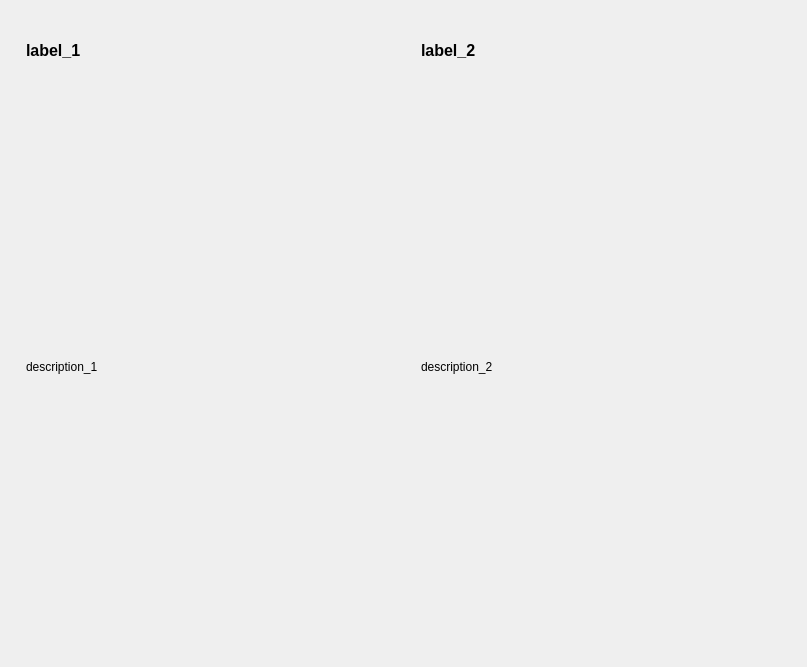
         <widget class="QWidget" name="scrollAreaWidgetContents_3">
          <property name="geometry">
           <rect>
            <x>0</x>
            <y>0</y>
            <width>807</width>
            <height>667</height>
           </rect>
          </property>
          <layout class="QGridLayout" name="gridLayout_8">
           <item row="0" column="0">
            <widget class="QWidget" name="widget_6" native="true">
             <layout class="QGridLayout" name="gridLayout_9">
              <item row="1" column="0">
               <widget class="QLabel" name="H_description_1">
                <property name="font">
                 <font>
                  <pointsize>9</pointsize>
                 </font>
                </property>
                <property name="text">
                 <string>description_1</string>
                </property>
                <property name="wordWrap">
                 <bool>true</bool>
                </property>
               </widget>
              </item>
              <item row="0" column="0">
               <widget class="QLabel" name="H_label_1">
                <property name="minimumSize">
                 <size>
                  <width>360</width>
                  <height>20</height>
                 </size>
                </property>
                <property name="maximumSize">
                 <size>
                  <width>360</width>
                  <height>60</height>
                 </size>
                </property>
                <property name="font">
                 <font>
                  <pointsize>12</pointsize>
                  <weight>75</weight>
                  <italic>false</italic>
                  <bold>true</bold>
                  <underline>false</underline>
                  <strikeout>false</strikeout>
                  <kerning>true</kerning>
                 </font>
                </property>
                <property name="mouseTracking">
                 <bool>false</bool>
                </property>
                <property name="tabletTracking">
                 <bool>false</bool>
                </property>
                <property name="acceptDrops">
                 <bool>false</bool>
                </property>
                <property name="toolTipDuration">
                 <number>-1</number>
                </property>
                <property name="layoutDirection">
                 <enum>Qt::LeftToRight</enum>
                </property>
                <property name="text">
                 <string>label_1</string>
                </property>
                <property name="wordWrap">
                 <bool>true</bool>
                </property>
               </widget>
              </item>
             </layout>
            </widget>
           </item>
           <item row="0" column="1">
            <widget class="QWidget" name="widget_7" native="true">
             <layout class="QGridLayout" name="gridLayout_10">
              <item row="2" column="0">
               <widget class="QLabel" name="H_description_2">
                <property name="font">
                 <font>
                  <pointsize>9</pointsize>
                 </font>
                </property>
                <property name="text">
                 <string>description_2</string>
                </property>
                <property name="wordWrap">
                 <bool>true</bool>
                </property>
               </widget>
              </item>
              <item row="1" column="0">
               <widget class="QLabel" name="H_label_2">
                <property name="minimumSize">
                 <size>
                  <width>360</width>
                  <height>20</height>
                 </size>
                </property>
                <property name="maximumSize">
                 <size>
                  <width>360</width>
                  <height>60</height>
                 </size>
                </property>
                <property name="font">
                 <font>
                  <pointsize>12</pointsize>
                  <weight>75</weight>
                  <italic>false</italic>
                  <bold>true</bold>
                  <underline>false</underline>
                  <strikeout>false</strikeout>
                  <kerning>true</kerning>
                 </font>
                </property>
                <property name="mouseTracking">
                 <bool>false</bool>
                </property>
                <property name="tabletTracking">
                 <bool>false</bool>
                </property>
                <property name="acceptDrops">
                 <bool>false</bool>
                </property>
                <property name="toolTipDuration">
                 <number>-1</number>
                </property>
                <property name="layoutDirection">
                 <enum>Qt::LeftToRight</enum>
                </property>
                <property name="text">
                 <string>label_2</string>
                </property>
                <property name="wordWrap">
                 <bool>true</bool>
                </property>
               </widget>
              </item>
             </layout>
            </widget>
           </item>
          </layout>
         </widget>
